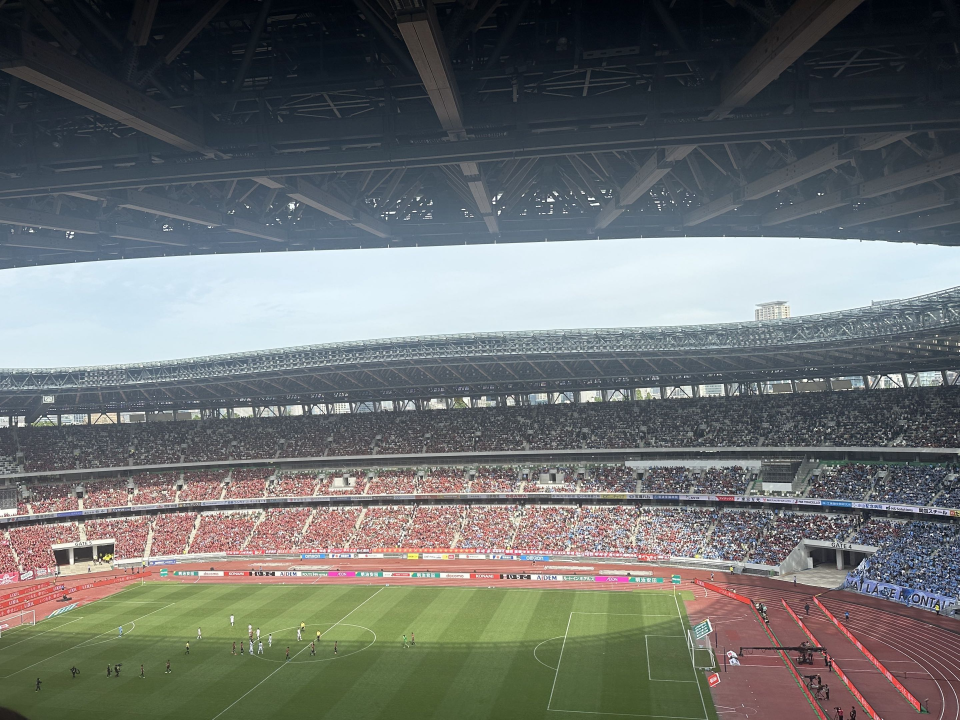
#> input picture No.1/input.jpg, 2879 x 2160 px (shown at 1/3 size)
$ python 04_filtering.py
#> lines starting #> are read from the running program, lines starting #| are printed output that depends on the picture; after the words box and inside, x2 and y2 are one past the last pixel; in counts of white or black regions, pixels touching at a corner belong together
### No.1/common.py
from __future__ import annotations

from dataclasses import dataclass
from pathlib import Path
import random

import cv2
import numpy as np


ROOT = Path(__file__).resolve().parent
INPUT_IMAGE = ROOT / "input.jpg"
OUTPUT_DIR = ROOT / "outputs"


@dataclass(frozen=True)
class ImageInfo:
    file_name: str
    format_name: str
    width: int
    height: int
    channels: int
    bit_depth: int
    file_size_bytes: int


def ensure_output_dir() -> None:
    OUTPUT_DIR.mkdir(exist_ok=True)


def load_image(path: Path = INPUT_IMAGE) -> np.ndarray:
    image = cv2.imread(str(path), cv2.IMREAD_COLOR)
#> image is the input picture: shape (2160, 2879, 3); mean B, G, R 110.8, 112, 108.6
    if image is None:
        raise FileNotFoundError(f"Unable to read image: {path}")
    return image


# [10 lines left out: function get_image_info, not called in this run]


def save(image: np.ndarray, filename: str) -> Path:
    ensure_output_dir()
    path = OUTPUT_DIR / filename
    if image.ndim == 2:
        cv2.imwrite(str(path), image)
    else:
        cv2.imwrite(str(path), image)
    return path


def grayscale(image: np.ndarray) -> np.ndarray:
    return cv2.cvtColor(image, cv2.COLOR_BGR2GRAY)
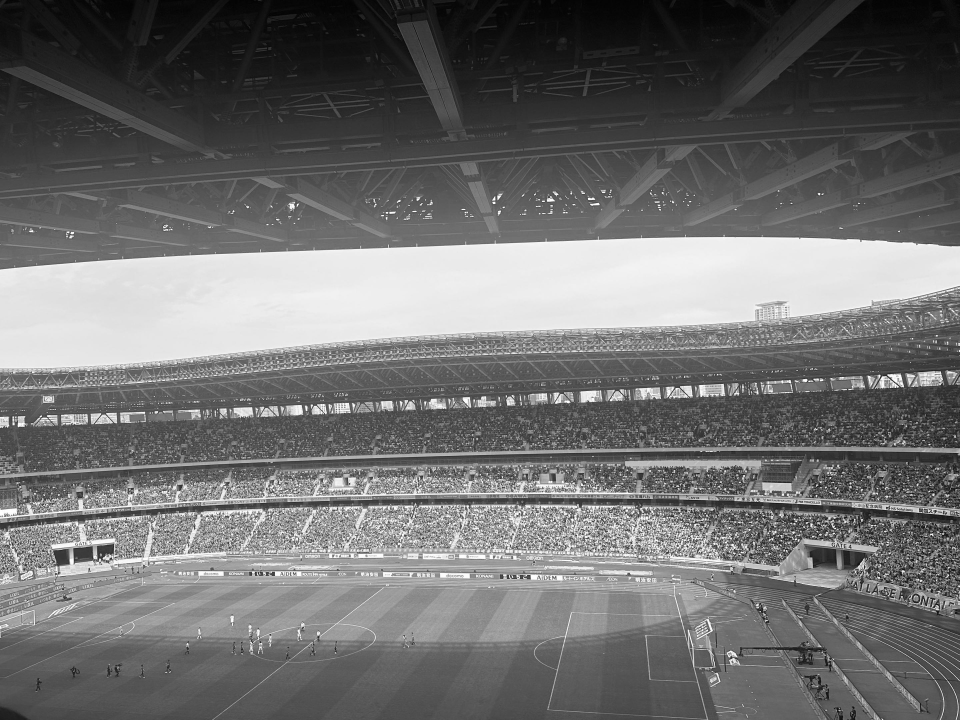
#> returned value: shape (2160, 2879) (shown at 1/3 size); min 0, max 255, mean 110.8


def split_rgb(image: np.ndarray) -> tuple[np.ndarray, np.ndarray, np.ndarray]:
    blue, green, red = cv2.split(image)
    return red, green, blue


def add_salt_and_pepper_noise(image: np.ndarray, density: float = 0.05, salt_ratio: float = 0.5, seed: int = 42) -> np.ndarray:
#> called with density = 0.05, salt_ratio = 0.5, seed = 42
    noisy = image.copy()
    height, width = noisy.shape[:2]
#> height = 2160; width = 2879
    total_pixels = width * height
#> total_pixels = 6218640
    noisy_pixels = int(total_pixels * density)
#> noisy_pixels = 310932
    salt_pixels = int(noisy_pixels * salt_ratio)
#> salt_pixels = 155466

    rng = random.Random(seed)
    selected = rng.sample(range(total_pixels), noisy_pixels)

    for index in selected[:salt_pixels]:
        x = index % width
        y = index // width
        noisy[y, x] = 255
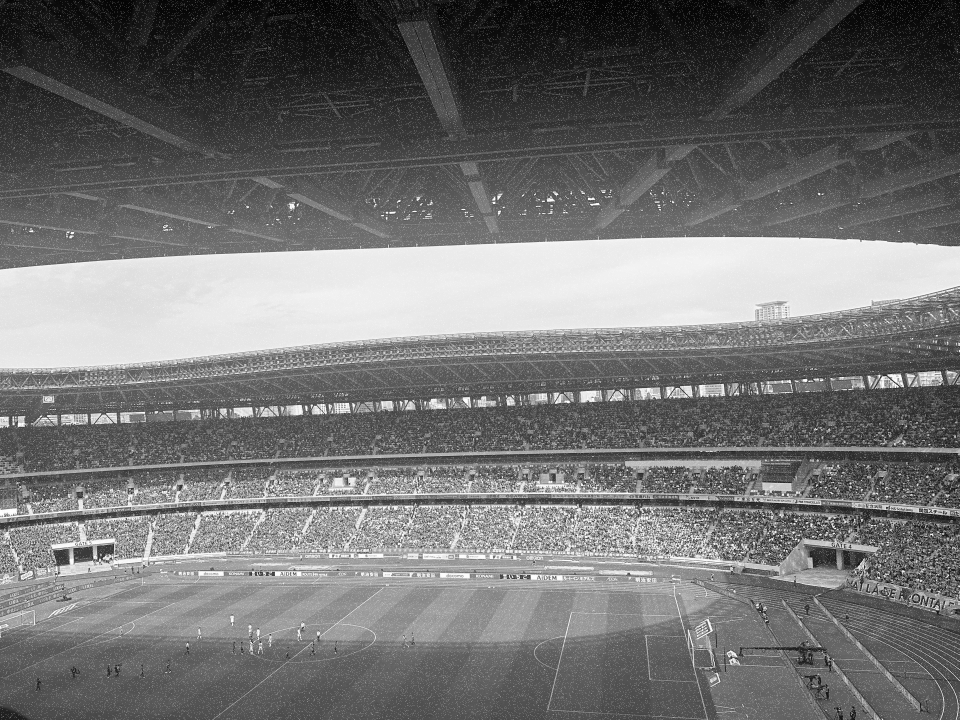
#> noisy: shape (2160, 2879) (shown at 1/3 size); 2.5% of pixels changed, all inside (x1, y1, x2, y2) = (0, 0, 2879, 2160)

    for index in selected[salt_pixels:]:
        x = index % width
        y = index // width
        noisy[y, x] = 0
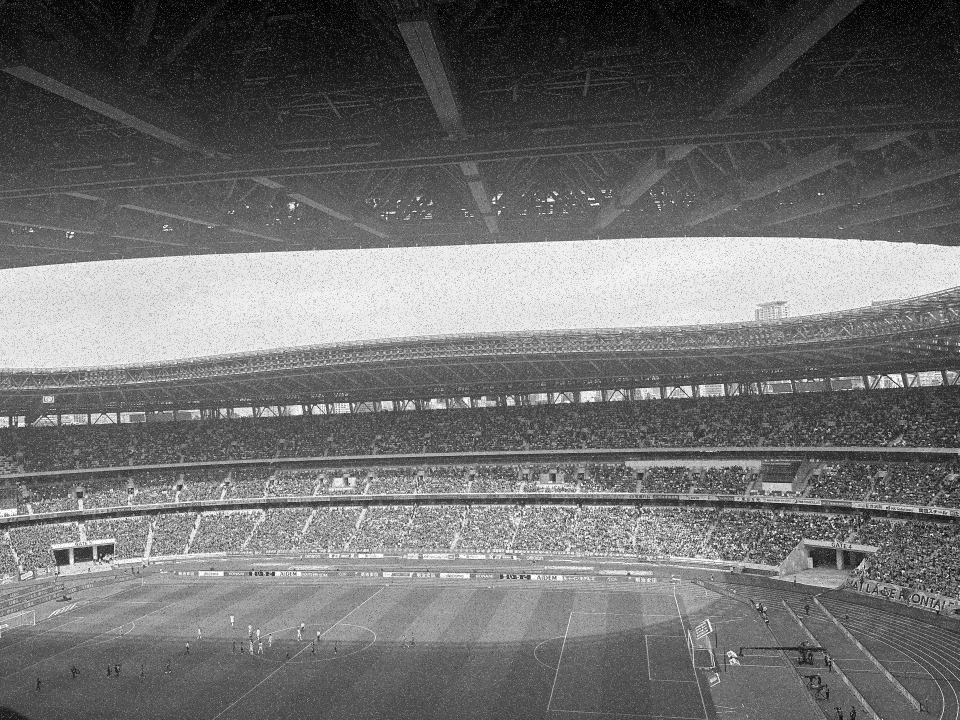
#> noisy: shape (2160, 2879) (shown at 1/3 size); 2.5% of pixels changed, all inside (x1, y1, x2, y2) = (0, 0, 2879, 2160)

    return noisy


def average_filter(image: np.ndarray) -> np.ndarray:
    kernel = np.ones((3, 3), dtype=np.float32) / 9.0
    return cv2.filter2D(image, -1, kernel, borderType=cv2.BORDER_REFLECT)


def weighted_average_filter(image: np.ndarray) -> np.ndarray:
    kernel = np.array(
        [[1, 2, 1],
         [2, 4, 2],
         [1, 2, 1]],
        dtype=np.float32,
    ) / 16.0
    return cv2.filter2D(image, -1, kernel, borderType=cv2.BORDER_REFLECT)


def median_filter(image: np.ndarray, size: int = 3) -> np.ndarray:
#> called with size = 3
    return cv2.medianBlur(image, size)


# [9 lines left out: function info_lines, not called in this run]

### No.1/04_filtering.py
from __future__ import annotations

from common import (
    add_salt_and_pepper_noise,
    average_filter,
    grayscale,
    load_image,
    median_filter,
    save,
    weighted_average_filter,
)


def main() -> None:
    image = load_image()
    gray = grayscale(image)
    noisy = add_salt_and_pepper_noise(gray, density=0.05, salt_ratio=0.5, seed=42)
    avg = average_filter(noisy)
    weighted = weighted_average_filter(noisy)
    median = median_filter(noisy, size=3)

    save(gray, "04_grayscale_for_filtering.png")
    save(noisy, "04_noisy.png")
    save(avg, "04_average_filter.png")
    save(weighted, "04_weighted_average_filter.png")
    save(median, "04_median_filter.png")

    print("filtered images saved")

if __name__ == "__main__":
    main()
